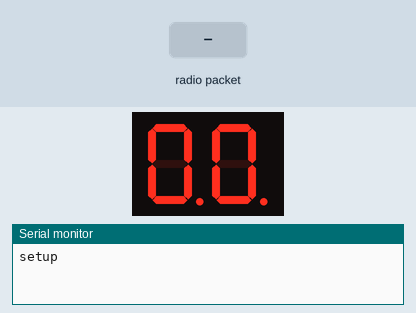
Simulated run of this sketch. Board: Arduino Uno, built with avr-gcc and run on an emulated ATmega328P. Parts: 2-digit seven-segment display, the last lines printed to the serial monitor. Wiring (inferred from the names in the program): 2-digit 7-segment display, segments lit when LOW: segments pin 2, pin 3, pin 4, pin 5, pin 6, pin 7, pin 8, pin 9; digit selects pin 10, pin 11. The inputs (shaded band) are chosen by the test bench. No radio packets arrive unless stated; the segment pins are drawn as the display they are named for.

Above: at 1.2 s.
1.3 s: radio packet "1" arrives
At 2.2 s:
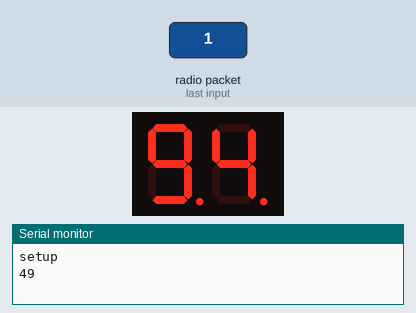
2.8 s: radio packet "0" arrives
At 3.8 s:
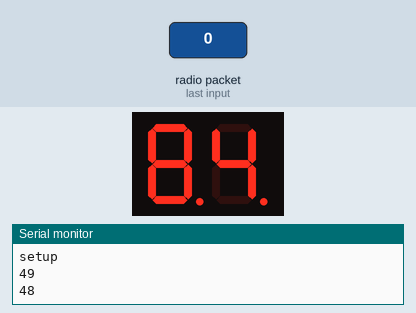
4.3 s: radio packet "2" arrives
At 5.7 s:
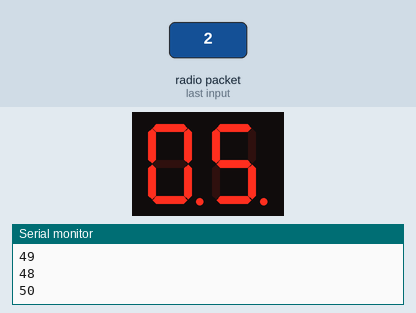
Timing chart, 0 to 7.3 s (numbered marks = the images above; inputs shaded):
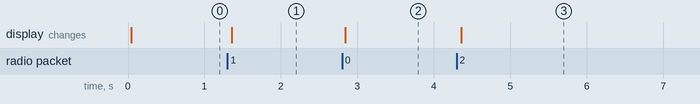

Measured:
- after the input at 1.3 s, the display: changes after 0.06 s (image 1)
- after the input at 2.8 s, the display: changes at once (image 2)
- after the input at 4.3 s, the display: changes after 0.06 s (image 3)

The sketch:

BoilerTempReceiver.ino
```cpp
#include <VirtualWire.h>
#include <MsTimer2.h>

const int receive_pin = 12;

//electrodes a,b,c...DP
int segments[] = {2,3,4,5,6,7,8,9};

int characters[] = {
//B0xxxxxxx <- MSB not used, segments "gfedcba"
B01000000,//0
B01111001,//1
B00100100,//2
B00110000,//3
B00011001,//4
B00010010,//5
B00000010,//6
B01111000,//7
B00000000,//8
B00010000,//9
};


//segments pin
int digits[] = {10,11};
int currentDigit = 0;
int maxDigits = 2;
int temperature = 0;

void setup()
{
    Serial.begin(9600);	// Debugging only
    Serial.println("setup");

    for(int i=0;i<8;i++)
      pinMode(segments[i], OUTPUT);
    for(int i=0;i<maxDigits;i++)
      pinMode(digits[i], OUTPUT);

    vw_set_rx_pin(receive_pin);
    vw_setup(2000);	 // Bits per sec
    vw_rx_start();       // Start the receiver PLL running

    MsTimer2::set(1, changeSegment); // 1ms period
    MsTimer2::start();

}

void loop()
{
    uint8_t buf[VW_MAX_MESSAGE_LEN];
    uint8_t buflen = VW_MAX_MESSAGE_LEN;

    if (vw_get_message(buf, &buflen)) // Non-blocking
    {
      temperature = buf[0];
      Serial.print(temperature);
      Serial.println("");

    }
}

void changeSegment()
{
  int i,number = 0;
  //turn off all digits
  for(i=0;i<maxDigits;i++)
    digitalWrite(digits[i],LOW);

  if(currentDigit==0)
    number = temperature%10;
  else if(currentDigit==1)
  {
    number = temperature/10;
    if(number>9) number=9;
  }
  else number=0;

  //set up characters
  for(i=0;i<7;i++)
    digitalWrite(segments[i],characters[number] & (1 << i));

  //turn on one of digit
  digitalWrite(digits[currentDigit],HIGH);
  currentDigit++;

  //check overflow digit
  if(currentDigit>=maxDigits)
    currentDigit=0;
}

void setDP(boolean state)
{
  digitalWrite(segments[7],state);
}
```
